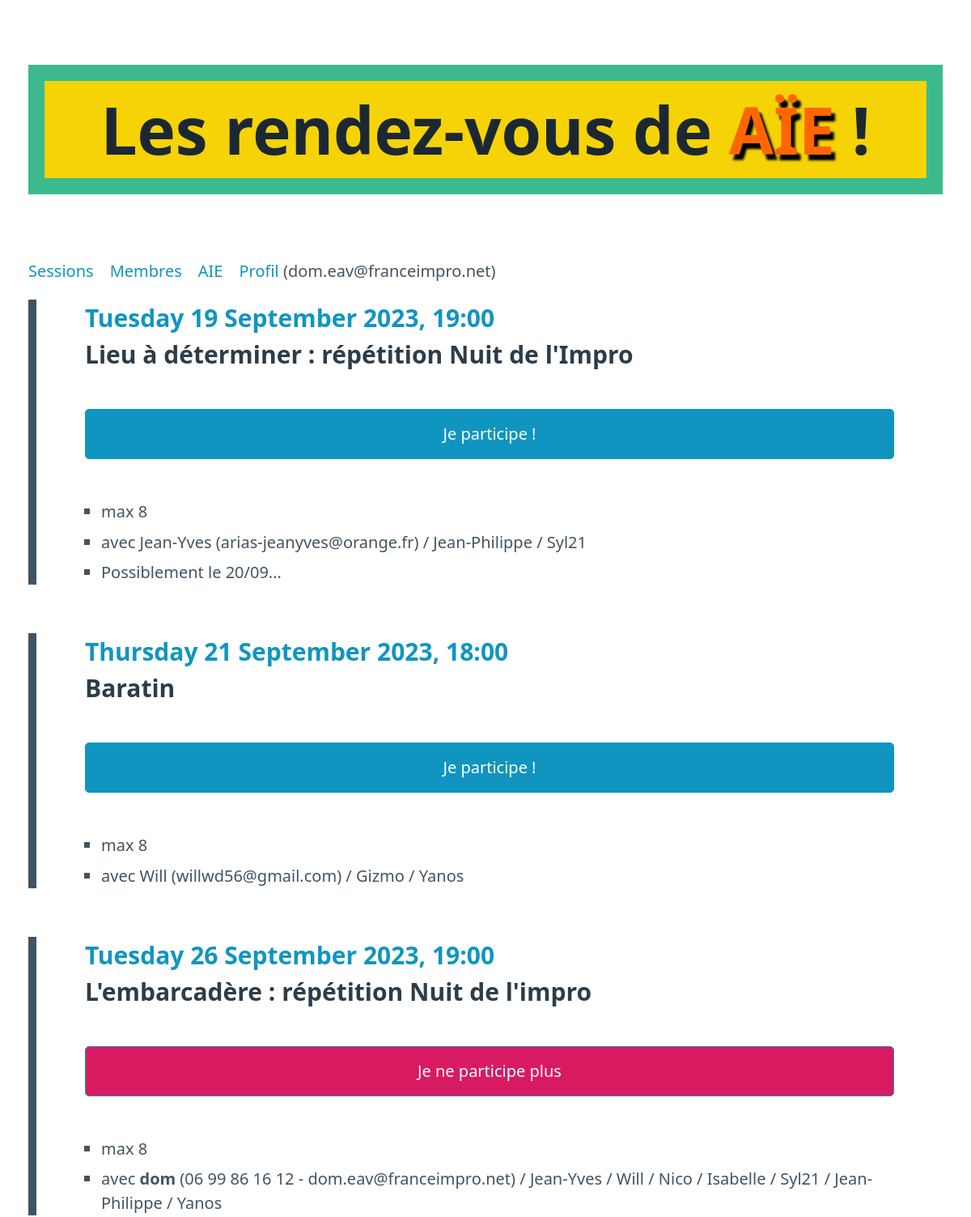
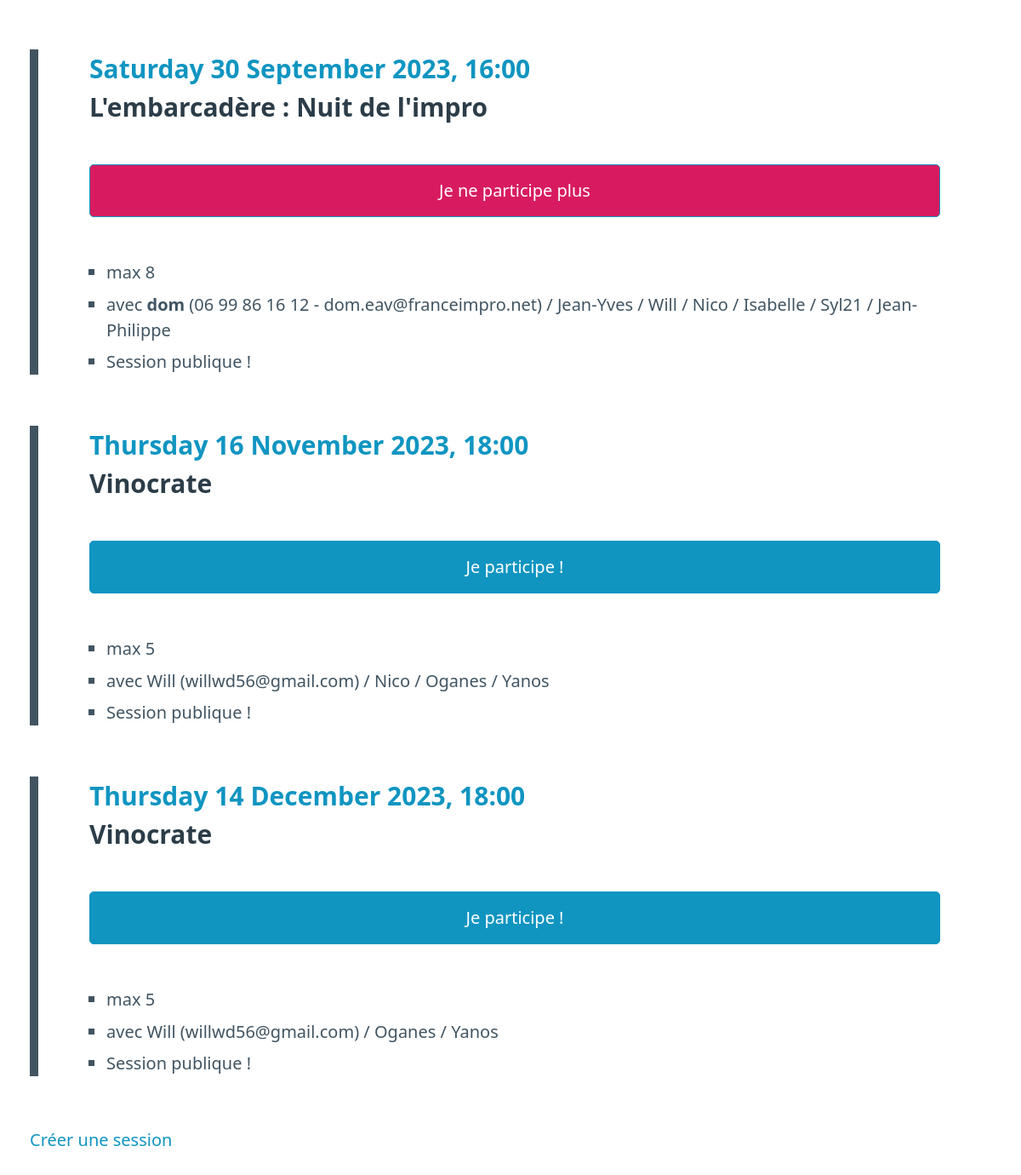
/268a5c97ac1e4b45a3a3b045f616034a/sessions/, run on the app's committed database (2 pictures, top to bottom).
### models.py (models this page shows)
class Member(Model):
    uuid = UUIDField(index=True, unique=True)
    name = CharField(unique=True, default='')
    email = CharField(index=True, unique=True, default='')
    phone = CharField(default='')
    infos = TextField(default='')
    admin = BooleanField(default=False)
    class Meta:
        database = db

class Session(Model):
    place = CharField(default='')
    when = DateTimeField()
    notes = TextField(default='')
    public = BooleanField(default=False)
    max_attendees = IntegerField()
    class Meta:
        database = db

class SessionAttendee(Model):
    session = ForeignKeyField(Session, index=True, backref='attendees')
    member = ForeignKeyField(Member)
    lead = BooleanField()
    class Meta:
        database = db

### server.py (the view, shortened to what this page needs)
@app.route('/<uuid>/sessions/', methods=['GET', 'POST'])
def sessions(uuid):
    member = Member.get(Member.uuid == uuid)
    sessions = Session.select().where(Session.when > datetime.now().date()).order_by(Session.when.asc())
    return render_template('sessions.html', sessions=sessions, uuid=uuid, member=member, SessionAttendee=SessionAttendee)

### server.py (called while the page is built)
@app.before_request
def _db_connect():
    db.connect()

@app.teardown_request
def _db_close(exc):
    if not db.is_closed():
        db.close()

### templates/sessions.html (shortened to what this page needs)
{% extends "base.html" %}
{% block content %}
{% for session in sessions %}
{% set participation = SessionAttendee.get_or_none(SessionAttendee.member == member, SessionAttendee.session == session) %}
{% set session_date = session.when.strftime('%A %d %B %Y, %H:%M') %}
<div class="session">
  <h3>
    {% if member.admin or participation and participation.lead %}
    <a href="{{ url_for('edit_session', uuid=member.uuid, session_id=session.id) }}">{{ session_date }}</a>
    {% else %}
    {{ session_date }}
    {% endif %}
    <br/>{{ session.place }}
  </h3>
  <form method="POST">
    {% if participation %}
    <input type="submit" class="warning" value="Je ne participe plus"></input>
    {% else %}
    <input type="submit" value="Je participe !"></input>
    {% endif %}
  </form>
  <ul>
    {% if session.max_attendees %}
    <li>max {{ session.max_attendees }}</li>
    {% endif %}
    <li>avec
      {% for attendee in session.attendees %}
      {% if not loop.first %} / {% endif %}
      {% if attendee.member == member %}
      <b>{{ attendee.member.name }}</b>
      {% else %}
      {{ attendee.member.name }}
      {% endif %}
      {% if attendee.lead %}
      ({% if attendee.member.phone %}{{ attendee.member.phone }} - {% endif %}{{ attendee.member.email }})
      {% endif %}
      {% endfor %}
    </li>
    {% if session.notes %}
    <li>
      {{ session.notes }}
    </li>
    {% endif %}
    {% if session.public %}
    <li>
      Session publique !
    </li>
    {% endif %}
  </ul>
</div>
{% endfor %}
<a href="{{ url_for('edit_session', uuid=member.uuid) }}">Créer une session</a>
{% endblock %}

### templates/base.html (shortened to what this page needs)
<!DOCTYPE html>
<html lang="fr">
  <head>
    <link rel="stylesheet" href="/static/pico.min.css">
  </head>
  <body>
    <main class="container">
      <h1>Les rendez-vous de <span class="aie">AÏE</span> !</h1>
      {% if member %}
      <nav>
	<ul>
	  <li><a href="{{ url_for('sessions', uuid=member.uuid) }}">Sessions</a></li>
	  {% if member.admin %}
	  <li><a href="{{ url_for('members', uuid=member.uuid) }}">Membres</a></li>
	  {% endif %}
	  <li><a href="https://aie.franceimpro.net">AIE</a></li>
	  <li><a href="{{ url_for('profile', uuid=member.uuid) }}">Profil</a> ({{ member.email }})</li>
	</ul>
      </nav>
      {% endif %}
      {% block content %}
      {% endblock %}
    </main>
  </body>
</html>

### templates/base.html (style rules this page uses)
:root .warning { --background-color: #d81b60; }
:root .session { padding: 0em 3em; border-left: 0.5em solid; margin-bottom: 3em; }
h1 { background-color: #f6d307; padding: 0em; text-align: center; border: 20px solid #3cba8e; font-size: 4em; }
:root span.aie { color: #ff6600 !important; text-shadow: black 5px 7px 3px; }

### data on the page
Member: email "dom.eav@franceimpro.net"
SessionAttendee: member.name "Jean-Yves", member.email "arias-jeanyves@orange.fr"
SessionAttendee: member.name "Jean-Philippe"
SessionAttendee: member.name "Syl21"
SessionAttendee: member.name "Will", member.email "willwd56@gmail.com"
SessionAttendee: member.name "Gizmo"
SessionAttendee: member.name "Yanos"
SessionAttendee: member.name "dom", member.phone "06 99 86 16 12", member.email "dom.eav@franceimpro.net"
SessionAttendee: member.name "Jean-Yves"
SessionAttendee: member.name "Will"
SessionAttendee: member.name "Nico"
SessionAttendee: member.name "Isabelle"
SessionAttendee: member.name "Syl21"
SessionAttendee: member.name "Jean-Philippe"
SessionAttendee: member.name "Yanos"
SessionAttendee: member.name "dom", member.phone "06 99 86 16 12", member.email "dom.eav@franceimpro.net"
SessionAttendee: member.name "Jean-Yves"
SessionAttendee: member.name "Will"
SessionAttendee: member.name "Nico"
SessionAttendee: member.name "Isabelle"
SessionAttendee: member.name "Syl21"
SessionAttendee: member.name "Jean-Philippe"
SessionAttendee: member.name "Will", member.email "willwd56@gmail.com"
SessionAttendee: member.name "Nico"
SessionAttendee: member.name "Oganes"
SessionAttendee: member.name "Yanos"
SessionAttendee: member.name "Will", member.email "willwd56@gmail.com"
SessionAttendee: member.name "Oganes"
SessionAttendee: member.name "Yanos"

### other printed values
{{ session_date }} "Tuesday 19 September 2023, 19:00"
{{ session.place }} "Lieu à déterminer : répétition Nuit de l'Impro"
{{ session.max_attendees }} "8"
{{ session.notes }} "Possiblement le 20/09..."
{{ session_date }} "Thursday 21 September 2023, 18:00"
{{ session.place }} "Baratin"
{{ session_date }} "Tuesday 26 September 2023, 19:00"
{{ session.place }} "L'embarcadère : répétition Nuit de l'impro"
{{ session_date }} "Saturday 30 September 2023, 16:00"
{{ session.place }} "L'embarcadère : Nuit de l'impro"
{{ session_date }} "Thursday 16 November 2023, 18:00"
{{ session.place }} "Vinocrate"
{{ session.max_attendees }} "5"
{{ session_date }} "Thursday 14 December 2023, 18:00"
